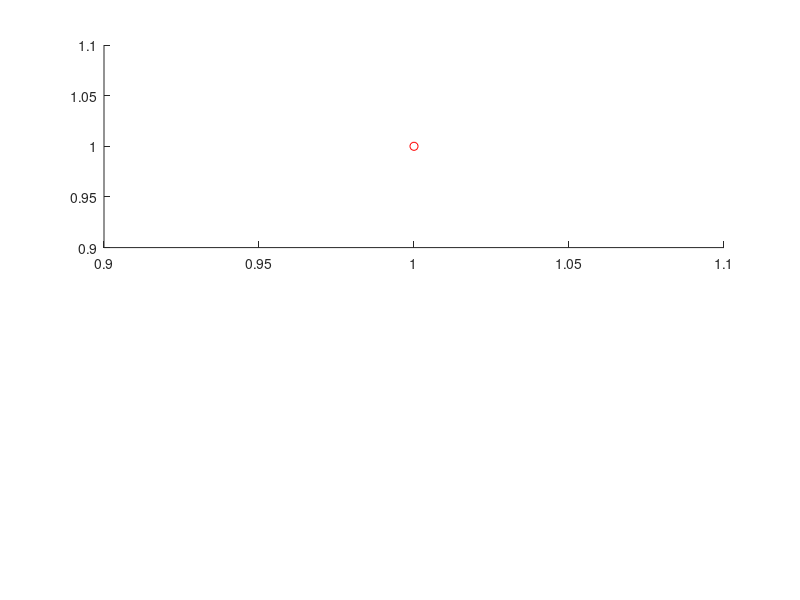

Here is the MATLAB script that generated this plot: (Note: this script raises an error after producing the figure.)
clear
clc

disp('This is wrapper_2_1. How are you?');
disp(' ');
disp('One reason for the maxstep feature is obviously to prevent the code');
disp('from running for an unreasonably long time. The user can, for example,');
disp('choose to terminate the iteration after maxstep=100 steps, no matter');
disp('whether the desired tolerance is achieved.');
disp(' ');
disp('Why is that useful? Because unlike for the LU factorisation algorithm,');
disp('the intermediate iterates of the Gauss-Seidel algorithm are imprecise,');
disp('but meaningful approximations of the desired solution. So with a bit');
disp('of luck, the maxstep-th iterate is not as good as we would like it to be,');
disp('but still good enough for some purposes.');
disp(' ');
disp('In what particular situations is this feature useful? The user may be');
disp('running a time-critical operation, in which one sensor measurement must be');
disp('processed before the next one comes in. The user may want to check once');
disp('in a while whether the result is already good enough for his or her');
disp('purposes. If not, he or she can restart the algorithm with the result');
disp('of the previous run as initial guess.');
disp(' ');
disp('You will see that the maxstep feature helps me to generate nice plots');
disp('from your function. My trick is to run your method with an error tolerance');
disp('tol=-1, which cannot be achieved, and to set maxstep=1. This way, I can');
disp('be sure that your method carries out exactly one step. I can update my');
disp('figure, and then I call your function again, using the result of your');
disp('previous step as initial guess for the next step.');
disp(' ');
disp('Let us first have a look at a two-dimensional example, where you can see');
disp('what the method does when interpreted as a dynamical process. The output');
disp('will go to the broad top panel of figure 1.');
disp(' ');

%prepare the figure

figure(1)
clf

%set up data

A=[2 -1;-1 2]
b=[1;1]
x_exact=[1;1];
x0=[0;3]

%output into top panel of figure

subplot(2,2,1:2)
hold on

%draw exact solution as red circle

plot(x_exact(1),x_exact(2),'ro')

%iterate Gauss-Seidel scheme and plot the iterates as blue connected crosses

x=x0;
for k=1:10
    z=myGaussSeidel(A,b,x,-1,1);
    plot([x(1),z(1)],[x(2),z(2)],'x-b')
    x=z;
end

%add title and axis labels to figure

title('iterates of Gauss-Seidel method')
xlabel('x_1')
ylabel('x_2')

disp('Now we will study the error of the Gauss-Seidel method. The output');
disp('will go to the smaller panels at the bottom of figure 1. We will');
disp('display the errors once in standard format and once in a semilog-');
disp('arithmic plot. You will see that the latter is more informative.');

%iterate Gauss-Seidel scheme and record the errors

err=zeros(1,11);
err(1)=norm(x0-x_exact,Inf);
x=x0;
for k=1:10
    z=myGaussSeidel(A,b,x,-1,1);
    err(k+1)=norm(z-x_exact,Inf);
    x=z;
end

%naive plot 

subplot(2,2,3)
plot([0:10],err,'x-')
xticks([0:2:10])
title('naive error plot')
xlabel('k')
ylabel('||x_k-x^*||_\infty')

%semilogarithmic plot

subplot(2,2,4)
semilogy([0:10],err,'x-')
xticks([0:2:10])
yticks(10.^[-5:1:0])
title('semilogarithmic error plot')
xlabel('k')
ylabel('||x_k-x^*||_\infty')
